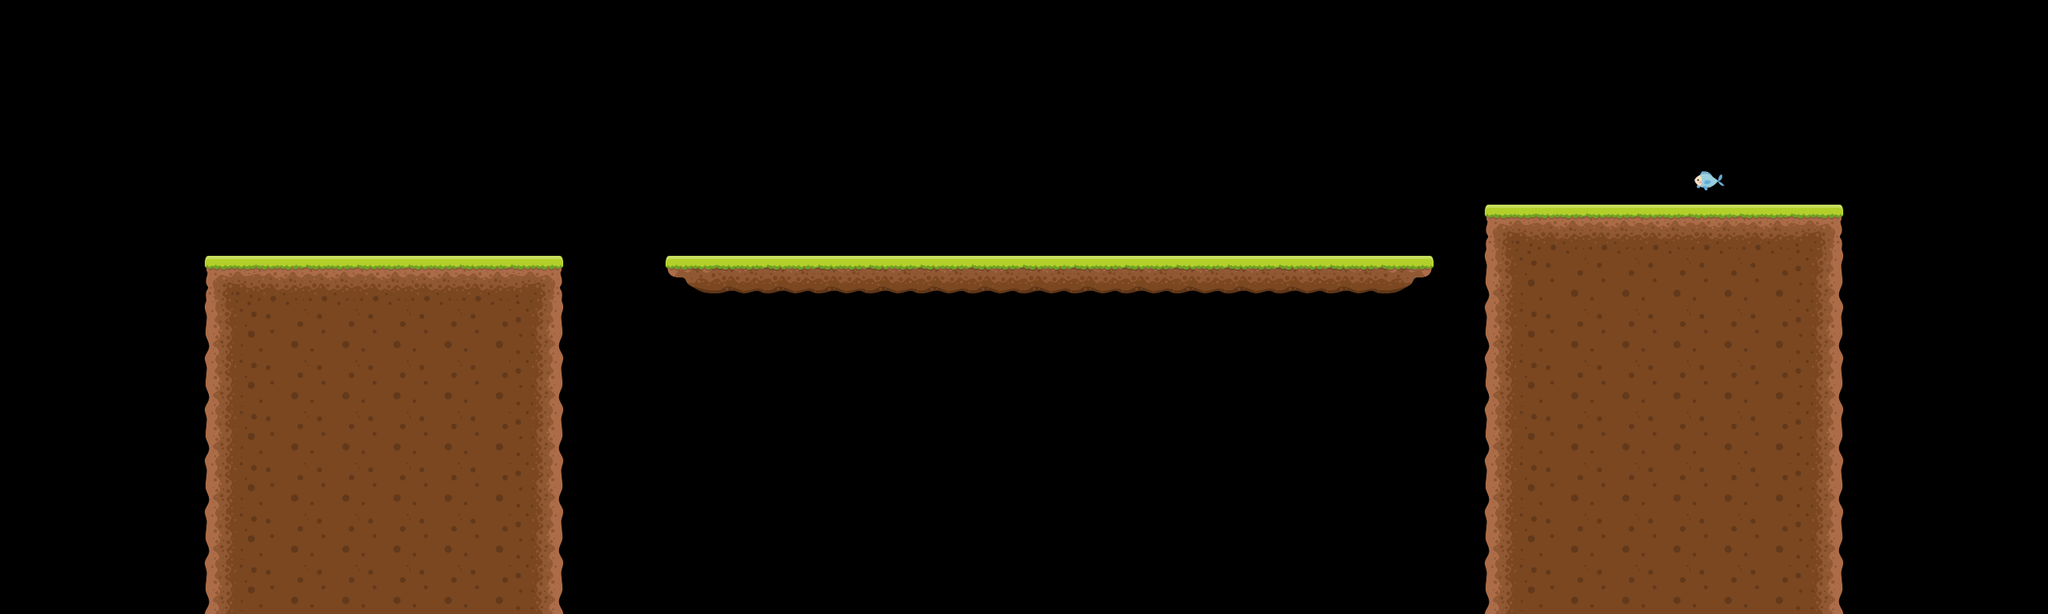

This is a level from a 2D game, rendered from its Tiled map with the project's own tilesets. A one-line summary and the complete map file follow:
An orthogonal 40x12 tile map with 64x64 px tiles, 1 tile layer (Tile Layer 1), 2 tilesets and 4 objects.

<map version="1.10" tiledversion="1.10.2" orientation="orthogonal" renderorder="right-down" width="40" height="12" tilewidth="64" tileheight="64" infinite="0" nextlayerid="4" nextobjectid="20">
 <editorsettings>
  <export target="catworld..lua" format="lua" />
 </editorsettings>
 <tileset firstgid="1" name="newtileset" tilewidth="64" tileheight="64" tilecount="9" columns="3">
  <image source="newtileset.png" width="192" height="192" />
 </tileset>
 <tileset firstgid="10" name="Flag" tilewidth="50" tileheight="63" tilecount="1" columns="1">
  <image source="fishy.png" width="50" height="63" />
 </tileset>
 <layer id="1" name="Tile Layer 1" width="40" height="12">
  <data encoding="csv">
0,0,0,0,0,0,0,0,0,0,0,0,0,0,0,0,0,0,0,0,0,0,0,0,0,0,0,0,0,0,0,0,0,0,0,0,0,0,0,0,
0,0,0,0,0,0,0,0,0,0,0,0,0,0,0,0,0,0,0,0,0,0,0,0,0,0,0,0,0,0,0,0,0,0,0,0,0,0,0,0,
0,0,0,0,0,0,0,0,0,0,0,0,0,0,0,0,0,0,0,0,0,0,0,0,0,0,0,0,0,0,0,0,0,0,0,0,0,0,0,0,
0,0,0,0,0,0,0,0,0,0,0,0,0,0,0,0,0,0,0,0,0,0,0,0,0,0,0,0,0,0,0,0,0,10,0,0,0,0,0,0,
0,0,0,0,0,0,0,0,0,0,0,0,0,0,0,0,0,0,0,0,0,0,0,0,0,0,0,0,0,1,2,2,2,2,2,3,0,0,0,0,
0,0,0,0,1,2,2,2,2,2,3,0,0,7,8,8,8,8,8,8,8,8,8,8,8,8,8,9,0,4,5,5,5,5,5,6,0,0,0,0,
0,0,0,0,4,5,5,5,5,5,6,0,0,0,0,0,0,0,0,0,0,0,0,0,0,0,0,0,0,4,5,5,5,5,5,6,0,0,0,0,
0,0,0,0,4,5,5,5,5,5,6,0,0,0,0,0,0,0,0,0,0,0,0,0,0,0,0,0,0,4,5,5,5,5,5,6,0,0,0,0,
0,0,0,0,4,5,5,5,5,5,6,0,0,0,0,0,0,0,0,0,0,0,0,0,0,0,0,0,0,4,5,5,5,5,5,6,0,0,0,0,
0,0,0,0,4,5,5,5,5,5,6,0,0,0,0,0,0,0,0,0,0,0,0,0,0,0,0,0,0,4,5,5,5,5,5,6,0,0,0,0,
0,0,0,0,4,5,5,5,5,5,6,0,0,0,0,0,0,0,0,0,0,0,0,0,0,0,0,0,0,4,5,5,5,5,5,6,0,0,0,0,
0,0,0,0,4,5,5,5,5,5,6,0,0,0,0,0,0,0,0,0,0,0,0,0,0,0,0,0,0,4,5,5,5,5,5,6,0,0,0,0
</data>
 </layer>
 <objectgroup id="3" name="Flag">
  <object id="19" x="2112" y="192" width="64" height="64" />
 </objectgroup>
 <objectgroup id="2" name="Platforms">
  <object id="1" x="256" y="320" width="448" height="448" />
  <object id="14" x="1856" y="256" width="448" height="512" />
  <object id="15" x="832" y="320" width="960" height="64" />
 </objectgroup>
</map>
